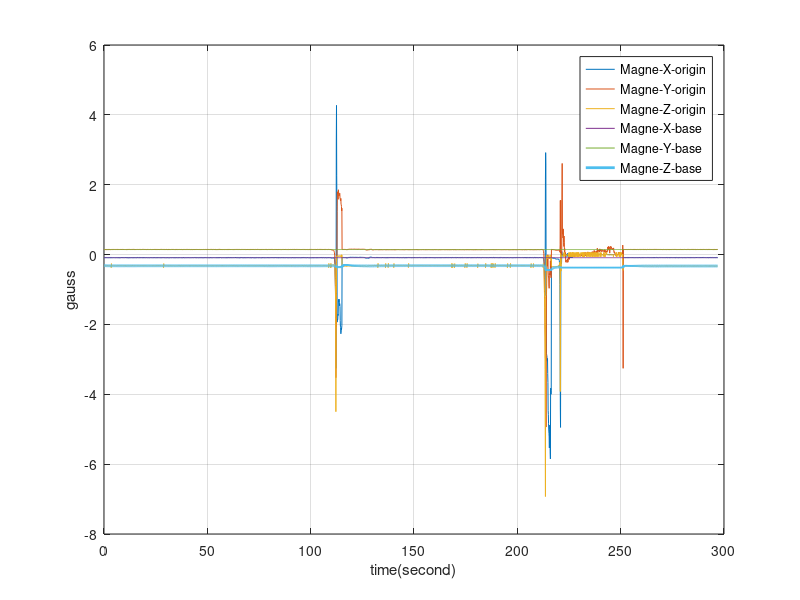

This chart was generated by the following MATLAB code:
clear all;
X = load('gauss.txt');
manetic_original=[X(:,1:3)];
manetic_filter=[X(:,4:6)];
len=size(manetic_original);
 x=0:1/10:(len(1)-1)/10;
 magnetic_X=manetic_original(:,1);
 magnetic_Y=manetic_original(:,2);
 magnetic_Z=manetic_original(:,3);
 
  magnetic_filter_X=manetic_filter(:,1);
 magnetic_filter_Y=manetic_filter(:,2);
 magnetic_filter_Z=manetic_filter(:,3);
 
 plot(x,magnetic_X,x,magnetic_Y,x,magnetic_Z,x,magnetic_filter_X,x,magnetic_filter_Y,x,magnetic_filter_Z,'LineWidth',2);
 legend('Magne-X-origin','Magne-Y-origin','Magne-Z-origin','Magne-X-base','Magne-Y-base','Magne-Z-base');
 grid on;
 xlabel('time(second)');
  ylabel('gauss');